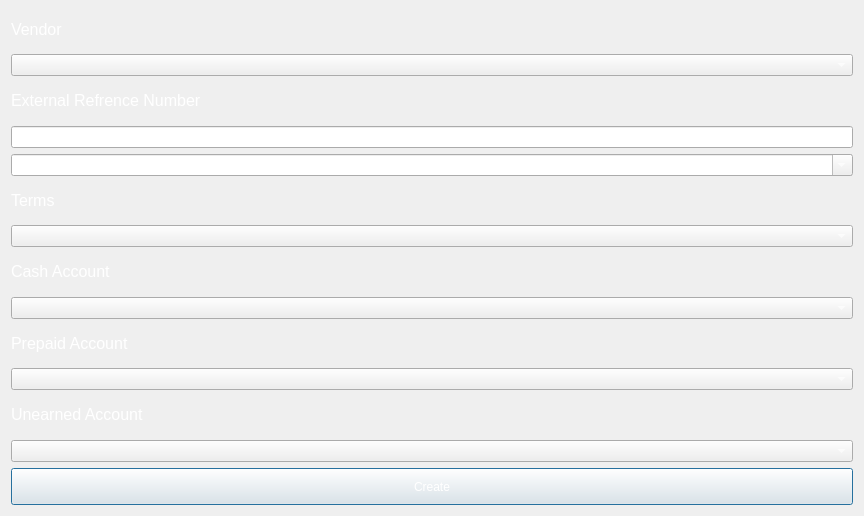
<?xml version="1.0" encoding="UTF-8"?>
<ui version="4.0">
 <class>Dialog</class>
 <widget class="QDialog" name="Dialog">
  <property name="geometry">
   <rect>
    <x>0</x>
    <y>0</y>
    <width>864</width>
    <height>516</height>
   </rect>
  </property>
  <property name="windowTitle">
   <string>Dialog</string>
  </property>
  <property name="styleSheet">
   <string notr="true">
/* /////////////////////////////////////////////////////////////////////////////////////////////////

SET APP STYLESHEET - FULL STYLES HERE
DARK THEME - DRACULA COLOR BASED

///////////////////////////////////////////////////////////////////////////////////////////////// */

QWidget{
	background-color: rgb(0, 0, 12);
	
}

/* /////////////////////////////////////////////////////////////////////////////////////////////////
Tooltip */
QToolTip {
	color: #ffffff;
	background-color: rgba(33, 37, 43, 180);
	border: 1px solid rgb(44, 49, 58);
	background-image: none;
	background-position: left center;
    background-repeat: no-repeat;
	border: none;
	border-left: 2px solid rgb(0, 0, 235);
	text-align: left;
	padding-left: 8px;
	margin: 0px;
}

/* /////////////////////////////////////////////////////////////////////////////////////////////////
Bg App */
#bgApp {	
	background-color: rgb(40, 44, 52);
	border: 1px solid rgb(44, 49, 58);
}

/* /////////////////////////////////////////////////////////////////////////////////////////////////
Left Menu */
#leftMenuBg {	
	background-color: rgb(33, 37, 43);
}
#Logo {
	background-color: rgb(33, 37, 43);
	background-image: url(:/images/images/images/logo14.png);
	background-position: centered;
	background-repeat: no-repeat;
}
#titleLeftApp { font: 63 12pt &quot;Segoe UI Semibold&quot;; }
#titleLeftDescription { font: 8pt &quot;Segoe UI&quot;; color: rgb(0, 0, 214); }

/* MENUS */
#topMenu .QPushButton {	
	background-position: left center;
    background-repeat: no-repeat;
	border: none;
	border-left: 22px solid transparent;
	background-color: transparent;
	text-align: left;
	padding-left: 44px;
}
QPushButton {
background-color: rgb(33, 37, 43);
	border-radius: 5px;
	border: 2px solid rgb(33, 37, 43);
	padding-left: 10px;
}
QPushButton:hover{
	border: 2px solid rgb(64, 71, 88);
}
#topMenu .QPushButton:hover {
	background-color: rgb(40, 44, 52);
}
#topMenu .QPushButton:pressed {	
	background-color: rgb(0, 0, 211);
	color: rgb(255, 255, 255);
}
#bottomMenu .QPushButton {	
	background-position: left center;
    background-repeat: no-repeat;
	border: none;
	border-left: 20px solid transparent;
	background-color:transparent;
	text-align: left;
	padding-left: 44px;
}
#bottomMenu .QPushButton:hover {
	background-color: rgb(40, 44, 52);
}
#bottomMenu .QPushButton:pressed {	
	background-color: rgb(0, 0, 211);
	color: rgb(255, 255, 255);
}
#leftMenuFrame{
	border-top: 3px solid rgb(44, 49, 58);
}

/* Toggle Button */
#toggleButton {
	background-position: left center;
    background-repeat: no-repeat;
	border: none;
	border-left: 20px solid transparent;
	background-color: rgb(37, 41, 48);
	text-align: left;
	padding-left: 44px;
	color: rgb(113, 126, 149);
}
#toggleButton:hover {
	background-color: rgb(40, 44, 52);
}
#toggleButton:pressed {
	background-color: rgb(0, 0, 211);
}

/* Title Menu */
#titleRightInfo { padding-left: 10px; }


/* /////////////////////////////////////////////////////////////////////////////////////////////////
Extra Tab */
#extraLeftBox {	
	background-color: rgb(44, 49, 58);
}
#extraTopBg{	
	background-color: rgb(0, 0, 214)
}

/* Icon */
#extraIcon {
	background-position: center;
	background-repeat: no-repeat;
	background-image: url(:/icons/images/icons/icon_settings.png);
}

/* Label */
#extraLabel { color: rgb(255, 255, 255); }

/* Btn Close */
#extraCloseColumnBtn { background-color: rgba(255, 255, 255, 0); border: none;  border-radius: 5px; }
#extraCloseColumnBtn:hover { background-color: rgb(196, 161, 249); border-style: solid; border-radius: 4px; }
#extraCloseColumnBtn:pressed { background-color: rgb(180, 141, 238); border-style: solid; border-radius: 4px; }

/* Extra Content */
#extraContent{
	border-top: 3px solid rgb(40, 44, 52);
}

/* Extra Top Menus */
#extraTopMenu .QPushButton {
background-position: left center;
    background-repeat: no-repeat;
	border: none;
	border-left: 22px solid transparent;
	background-color:transparent;
	text-align: left;
	padding-left: 44px;
}
#extraTopMenu .QPushButton:hover {
	background-color: rgb(40, 44, 52);
}
#extraTopMenu .QPushButton:pressed {	
	background-color: rgb(0, 0, 211);
	color: rgb(255, 255, 255);
}

/* /////////////////////////////////////////////////////////////////////////////////////////////////
Content App */
#contentTopBg{	
	background-color: rgb(33, 37, 43);
}
#contentBottom{
	border-top: 3px solid rgb(44, 49, 58);
}

/* Top Buttons */
#rightButtons .QPushButton { background-color: rgba(255, 255, 255, 0); border: none;  border-radius: 5px; }
#rightButtons .QPushButton:hover { background-color: rgb(44, 49, 57); border-style: solid; border-radius: 4px; }
#rightButtons .QPushButton:pressed { background-color: rgb(23, 26, 30); border-style: solid; border-radius: 4px; }

/* Theme Settings */
#extraRightBox { background-color: rgb(44, 49, 58); }
#themeSettingsTopDetail { background-color: rgb(0, 0, 211); }

/* Bottom Bar */
#bottomBar { background-color: rgb(44, 49, 58); }
#bottomBar QLabel { font-size: 11px; color: rgb(113, 126, 149); padding-left: 10px; padding-right: 10px; padding-bottom: 2px; }

/* CONTENT SETTINGS */
/* MENUS */
#contentSettings .QPushButton {	
	background-position: left center;
    background-repeat: no-repeat;
	border: none;
	border-left: 22px solid transparent;
	background-color:transparent;
	text-align: left;
	padding-left: 44px;
}
#contentSettings .QPushButton:hover {
	background-color: rgb(40, 44, 52);
}
#contentSettings .QPushButton:pressed {	
	background-color: rgb(0, 0, 211);
	color: rgb(255, 255, 255);
}

/* /////////////////////////////////////////////////////////////////////////////////////////////////
QTableWidget */
QTableWidget {	
	background-color: transparent;
	padding: 10px;
	border-radius: 5px;
	gridline-color: rgb(44, 49, 58);
	border-bottom: 1px solid rgb(44, 49, 60);
}
QTableWidget::item{
	border-color: rgb(44, 49, 60);
	padding-left: 5px;
	padding-right: 5px;
	gridline-color: rgb(44, 49, 60);
}
QTableWidget::item:selected{
	background-color: rgb(0, 0, 211);
}
QHeaderView::section{
	background-color: rgb(33, 37, 67);
	max-width: 30px;
	border: 1px solid rgb(44, 49, 58);
	border-style: none;
    border-bottom: 1px solid rgb(44, 49, 60);
    border-right: 1px solid rgb(44, 49, 60);
}
QTableWidget::horizontalHeader {	
	background-color: rgb(33, 37, 43);
}
QHeaderView::section:horizontal
{
    border: 1px solid rgb(33, 37, 43);
	background-color: rgb(33, 37, 43);
	padding: 3px;
	border-top-left-radius: 7px;
    border-top-right-radius: 7px;
}
QHeaderView::section:vertical
{
    border: 1px solid rgb(44, 49, 60);
}

/* /////////////////////////////////////////////////////////////////////////////////////////////////
LineEdit */
QLineEdit {
	background-color: rgb(33, 37, 43);
	border-radius: 5px;
	border: 2px solid rgb(33, 37, 43);
	padding-left: 10px;
	selection-color: rgb(255, 255, 255);
	selection-background-color: rgb(0, 0, 235);
}
QLineEdit:hover {
	border: 2px solid rgb(64, 71, 88);
}
QLineEdit:focus {
	border: 2px solid rgb(91, 101, 124);
}


QTextEdit {
	background-color: rgb(33, 37, 43);
	border-radius: 5px;
	border: 2px solid rgb(33, 37, 43);
	padding-left: 10px;
	selection-color: rgb(255, 255, 255);
	selection-background-color: rgb(0, 0, 235);
}
QTextEdit:hover {
	border: 2px solid rgb(64, 71, 88);
}
QTextEdit:focus {
	border: 2px solid rgb(91, 101, 124);
}

/* /////////////////////////////////////////////////////////////////////////////////////////////////
PlainTextEdit */
QPlainTextEdit {
	background-color: rgb(27, 29, 35);
	border-radius: 5px;
	padding: 10px;
	selection-color: rgb(255, 255, 255);
	selection-background-color: rgb(0, 0, 235);
}
QPlainTextEdit  QScrollBar:vertical {
    width: 8px;
 }
QPlainTextEdit  QScrollBar:horizontal {
    height: 8px;
 }
QPlainTextEdit:hover {
	border: 2px solid rgb(64, 71, 88);
}
QPlainTextEdit:focus {
	border: 2px solid rgb(91, 101, 124);
}

/* /////////////////////////////////////////////////////////////////////////////////////////////////
ScrollBars */
QScrollBar:horizontal {
    border: none;
    background: rgb(52, 59, 72);
    height: 8px;
    margin: 0px 21px 0 21px;
	border-radius: 0px;
}
QScrollBar::handle:horizontal {
    background: rgb(0, 0, 214);
    min-width: 25px;
	border-radius: 4px
}
QScrollBar::add-line:horizontal {
    border: none;
    background: rgb(55, 63, 77);
    width: 20px;
	border-top-right-radius: 4px;
    border-bottom-right-radius: 4px;
    subcontrol-position: right;
    subcontrol-origin: margin;
}
QScrollBar::sub-line:horizontal {
    border: none;
    background: rgb(55, 63, 77);
    width: 20px;
	border-top-left-radius: 4px;
    border-bottom-left-radius: 4px;
    subcontrol-position: left;
    subcontrol-origin: margin;
}
QScrollBar::up-arrow:horizontal, QScrollBar::down-arrow:horizontal
{
     background: none;
}
QScrollBar::add-page:horizontal, QScrollBar::sub-page:horizontal
{
     background: none;
}
 QScrollBar:vertical {
	border: none;
    background: rgb(52, 59, 72);
    width: 8px;
    margin: 21px 0 21px 0;
	border-radius: 0px;
 }
 QScrollBar::handle:vertical {	
	background: rgb(0, 0, 214);
    min-height: 25px;
	border-radius: 4px
 }
 QScrollBar::add-line:vertical {
     border: none;
    background: rgb(55, 63, 77);
     height: 20px;
	border-bottom-left-radius: 4px;
    border-bottom-right-radius: 4px;
     subcontrol-position: bottom;
     subcontrol-origin: margin;
 }
 QScrollBar::sub-line:vertical {
	border: none;
    background: rgb(55, 63, 77);
     height: 20px;
	border-top-left-radius: 4px;
    border-top-right-radius: 4px;
     subcontrol-position: top;
     subcontrol-origin: margin;
 }
 QScrollBar::up-arrow:vertical, QScrollBar::down-arrow:vertical {
     background: none;
 }

 QScrollBar::add-page:vertical, QScrollBar::sub-page:vertical {
     background: none;
 }

/* /////////////////////////////////////////////////////////////////////////////////////////////////
CheckBox */
QCheckBox::indicator {
    border: 3px solid rgb(52, 59, 72);
	width: 15px;
	height: 15px;
	border-radius: 10px;
    background: rgb(44, 49, 60);
}
QCheckBox::indicator:hover {
    border: 3px solid rgb(58, 66, 81);
}
QCheckBox::indicator:checked {
    background: 3px solid rgb(52, 59, 72);
	border: 3px solid rgb(52, 59, 72);	
	background-image: url(:/icons/images/icons/cil-check-alt.png);
}

/* /////////////////////////////////////////////////////////////////////////////////////////////////
RadioButton */
QRadioButton::indicator {
    border: 3px solid rgb(52, 59, 72);
	width: 15px;
	height: 15px;
	border-radius: 10px;
    background: rgb(44, 49, 60);
}
QRadioButton::indicator:hover {
    border: 3px solid rgb(58, 66, 81);
}
QRadioButton::indicator:checked {
    background: 3px solid rgb(94, 106, 130);
	border: 3px solid rgb(52, 59, 72);	
}


QComboBox{
	
	background-color: rgb(0, 0, 0);
	border-radius: 5px;
	border: 2px solid rgb(33, 37, 43);
	padding: 5px;
	padding-left: 10px;
}
QComboBox:hover{
	border: 2px solid rgb(64, 71, 88);
}
QComboBox::drop-down {
	subcontrol-origin: padding;
	subcontrol-position: top right;
	width: 25px; 
	border-left-width: 3px;
	border-left-color: rgba(39, 44, 54, 150);
	border-left-style: solid;
	border-top-right-radius: 3px;
	border-bottom-right-radius: 3px;	
	background-image: url(:/icons/images/icons/cil-arrow-bottom.png);
	background-position: center;
	background-repeat: no-reperat;
 }
QComboBox QAbstractItemView {	
	color: rgb(253, 253, 253);
	background-color: rgb(33, 37, 43);
	padding: 10px;
	selection-background-color: rgb(39, 44, 54);
}

 /////////////////////////////////////////////////////////////////////////////////////////////////
Sliders */
QSlider::groove:horizontal {
    border-radius: 5px;
    height: 10px;
	margin: 0px;
	background-color: rgb(52, 59, 72);
}
QSlider::groove:horizontal:hover {
	background-color: rgb(55, 62, 76);
}
QSlider::handle:horizontal {
    background-color: rgb(0, 0, 211);
    border: none;
    height: 10px;
    width: 10px;
    margin: 0px;
	border-radius: 5px;
}
QSlider::handle:horizontal:hover {
    background-color: rgb(195, 155, 255);
}
QSlider::handle:horizontal:pressed {
    background-color: rgb(0, 0, 235);
}

QSlider::groove:vertical {
    border-radius: 5px;
    width: 10px;
    margin: 0px;
	background-color: rgb(52, 59, 72);
}
QSlider::groove:vertical:hover {
	background-color: rgb(55, 62, 76);
}
QSlider::handle:vertical {
    background-color: rgb(0, 0, 211);
	border: none;
    height: 10px;
    width: 10px;
    margin: 0px;
	border-radius: 5px;
}
QSlider::handle:vertical:hover {
    background-color: rgb(195, 155, 255);
}
QSlider::handle:vertical:pressed {
    background-color: rgb(0, 0, 235);
}

/* /////////////////////////////////////////////////////////////////////////////////////////////////
CommandLinkButton */
QCommandLinkButton {	
	color: rgb(0, 0, 235);
	border-radius: 5px;
	padding: 5px;
	color: rgb(255, 170, 255);
}
QCommandLinkButton:hover {	
	color: rgb(255, 170, 255);
	background-color: rgb(44, 49, 60);
}
QCommandLinkButton:pressed {	
	color: rgb(0, 0, 214);
	background-color: rgb(52, 58, 71);
}

/* /////////////////////////////////////////////////////////////////////////////////////////////////
Button */
#pagesContainer QPushButton {
	border: 2px solid rgb(52, 59, 72);
	border-radius: 5px;	
	background-color: rgb(52, 59, 72);
}
#pagesContainer QPushButton:hover {
	background-color: rgb(57, 65, 80);
	border: 2px solid rgb(61, 70, 86);
}
#pagesContainer QPushButton:pressed {	
	background-color: rgb(35, 40, 49);
	border: 2px solid rgb(43, 50, 61);
}

</string>
  </property>
  <layout class="QVBoxLayout" name="verticalLayout">
   <item>
    <widget class="QLabel" name="label">
     <property name="text">
      <string>&lt;html&gt;&lt;head/&gt;&lt;body&gt;&lt;p&gt;&lt;span style=&quot; font-size:12pt; color:#ffffff;&quot;&gt;Vendor&lt;/span&gt;&lt;/p&gt;&lt;/body&gt;&lt;/html&gt;</string>
     </property>
    </widget>
   </item>
   <item>
    <widget class="QComboBox" name="comboBox">
     <property name="styleSheet">
      <string notr="true">color: rgb(255, 255, 255);</string>
     </property>
    </widget>
   </item>
   <item>
    <widget class="QLabel" name="label_2">
     <property name="text">
      <string>&lt;html&gt;&lt;head/&gt;&lt;body&gt;&lt;p&gt;&lt;span style=&quot; font-size:12pt; color:#ffffff;&quot;&gt;External Refrence Number&lt;/span&gt;&lt;/p&gt;&lt;/body&gt;&lt;/html&gt;</string>
     </property>
    </widget>
   </item>
   <item>
    <widget class="QLineEdit" name="lineEdit">
     <property name="styleSheet">
      <string notr="true">color: rgb(255, 255, 255);</string>
     </property>
    </widget>
   </item>
   <item>
    <widget class="QDateEdit" name="dateEdit">
     <property name="styleSheet">
      <string notr="true">color: rgb(255, 255, 255);</string>
     </property>
     <property name="calendarPopup">
      <bool>true</bool>
     </property>
    </widget>
   </item>
   <item>
    <widget class="QLabel" name="label_3">
     <property name="text">
      <string>&lt;html&gt;&lt;head/&gt;&lt;body&gt;&lt;p&gt;&lt;span style=&quot; font-size:12pt; color:#ffffff;&quot;&gt;Terms&lt;/span&gt;&lt;/p&gt;&lt;/body&gt;&lt;/html&gt;</string>
     </property>
    </widget>
   </item>
   <item>
    <widget class="QComboBox" name="comboBox_5">
     <property name="styleSheet">
      <string notr="true">color: rgb(255, 255, 255);</string>
     </property>
    </widget>
   </item>
   <item>
    <widget class="QLabel" name="label_5">
     <property name="text">
      <string>&lt;html&gt;&lt;head/&gt;&lt;body&gt;&lt;p&gt;&lt;span style=&quot; font-size:12pt; color:#ffffff;&quot;&gt;Cash Account&lt;/span&gt;&lt;/p&gt;&lt;/body&gt;&lt;/html&gt;</string>
     </property>
    </widget>
   </item>
   <item>
    <widget class="QComboBox" name="comboBox_3">
     <property name="styleSheet">
      <string notr="true">color: rgb(255, 255, 255);</string>
     </property>
    </widget>
   </item>
   <item>
    <widget class="QLabel" name="label_6">
     <property name="text">
      <string>&lt;html&gt;&lt;head/&gt;&lt;body&gt;&lt;p&gt;&lt;span style=&quot; font-size:12pt; color:#ffffff;&quot;&gt;Prepaid Account&lt;/span&gt;&lt;/p&gt;&lt;/body&gt;&lt;/html&gt;</string>
     </property>
    </widget>
   </item>
   <item>
    <widget class="QComboBox" name="comboBox_4">
     <property name="styleSheet">
      <string notr="true">color: rgb(255, 255, 255);</string>
     </property>
    </widget>
   </item>
   <item>
    <widget class="QLabel" name="label_4">
     <property name="text">
      <string>&lt;html&gt;&lt;head/&gt;&lt;body&gt;&lt;p&gt;&lt;span style=&quot; font-size:12pt; color:#ffffff;&quot;&gt;Unearned Account&lt;/span&gt;&lt;/p&gt;&lt;/body&gt;&lt;/html&gt;</string>
     </property>
    </widget>
   </item>
   <item>
    <widget class="QComboBox" name="comboBox_2">
     <property name="styleSheet">
      <string notr="true">color: rgb(255, 255, 255);</string>
     </property>
    </widget>
   </item>
   <item>
    <widget class="QPushButton" name="pushButton">
     <property name="maximumSize">
      <size>
       <width>16777215</width>
       <height>39</height>
      </size>
     </property>
     <property name="styleSheet">
      <string notr="true">color: rgb(255, 255, 255);</string>
     </property>
     <property name="text">
      <string>Create</string>
     </property>
    </widget>
   </item>
  </layout>
 </widget>
 <resources/>
 <connections/>
</ui>
